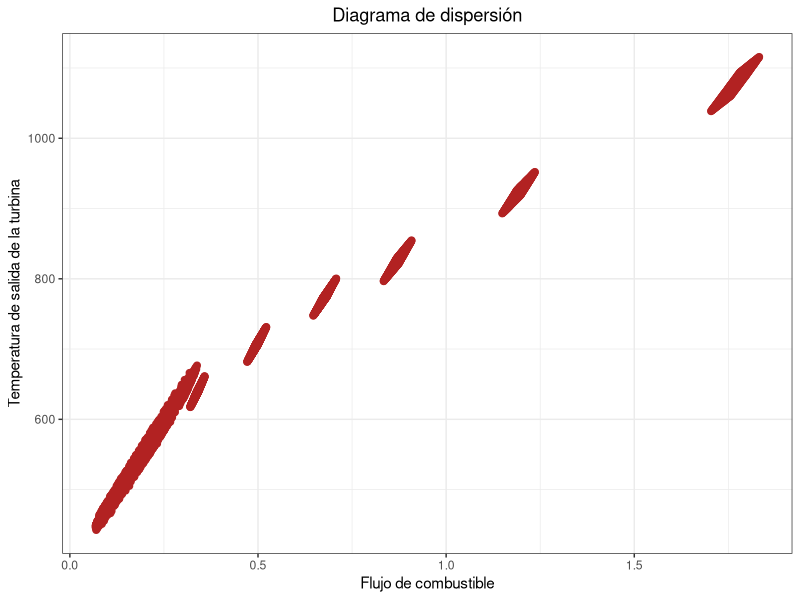

This chart was generated by the following R code:
library(ggplot2)

# Importamos los datos a analizar
d <- read.table("data.csv", sep= ",", header=TRUE)


# Graficamos el diagrama de dispersión
ggplot(data = d, mapping = aes(x = d$Fuel.flow..mf...kg.s.., 
                                   y = d$Hight.Pressure..HP..Turbine.exit.temperature..T48...C.)) + 
  geom_point(color = "firebrick", size = 2) +
  labs(title = "Diagrama de dispersión", x = "Flujo de combustible", 
       y = "Temperatura de salida de la turbina") +
  theme_bw() + 
  theme(plot.title = element_text(hjust = 0.5))

# Test de correlación mediante el método de Pearson
cor.test(x = d$Fuel.flow..mf...kg.s.., y = d$Hight.Pressure..HP..Turbine.exit.temperature..T48...C., method = "pearson")

# 0.9863178 => hay correlación lineal positiva fuerte